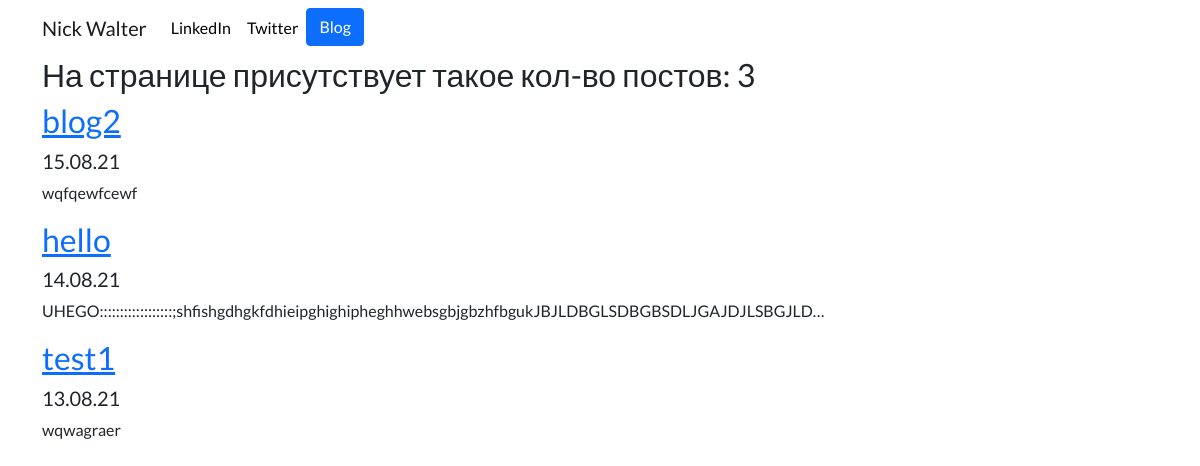
Screenshot of /blog/ with the database file from the repository.
### blog/models.py (models this page shows, shortened)
class Blog(models.Model):
    title = models.CharField(max_length=200)
    description = models.TextField()
    date = models.DateField()

### blog/views.py (the view)
# urls.py: path('', views.all_blogs, name='all_blogs'),
def all_blogs(request):
    blogs = Blog.objects.order_by('-date') #[:5] # таким образом у нас сверху будут отображаться самые новые публикации
    return render(request, 'blog/all_blogs.html', {'blogs': blogs})

### blog/templates/blog/all_blogs.html (shortened to what this page needs)
{% extends 'portfolio/base.html' %}
{% block content %}
<!DOCTYPE html>
<html lang="en">
<head>
</head>
<body>
    <h2>На странице присутствует такое кол-во постов: {{ blogs.count }}</h2>
    {% for blog in blogs %}
    <a href="{% url 'blog:detail' blog.id %}"><h2>{{ blog.title }}</h2></a>
        <h5>{{ blog.date|date:'j.m.y' }}</h5>
        <p>{{ blog.description|truncatechars:100 }}</p>
    {% endfor %}
</body>
</html>
{% endblock %}

### portfolio/static/portfolio/custom.css (style rules this page uses)
body { font-family: 'Lato', sans-serif; }

### rows the page displays
Blog: title "blog2", date "15.08.21", description "wqfqewfcewf"
Blog: title "hello", date "14.08.21", description "UHEGO::::::::::::::::::;shfishgdhgkfdhieipghighipheghhwebsgbjgbzhfbgukJBJLDBGLSDBGBSDLJGAJDJLSBGJLD…"
Blog: title "test1", date "13.08.21", description "wqwagraer"

### other values shown
{{ blogs.count }} "3"
